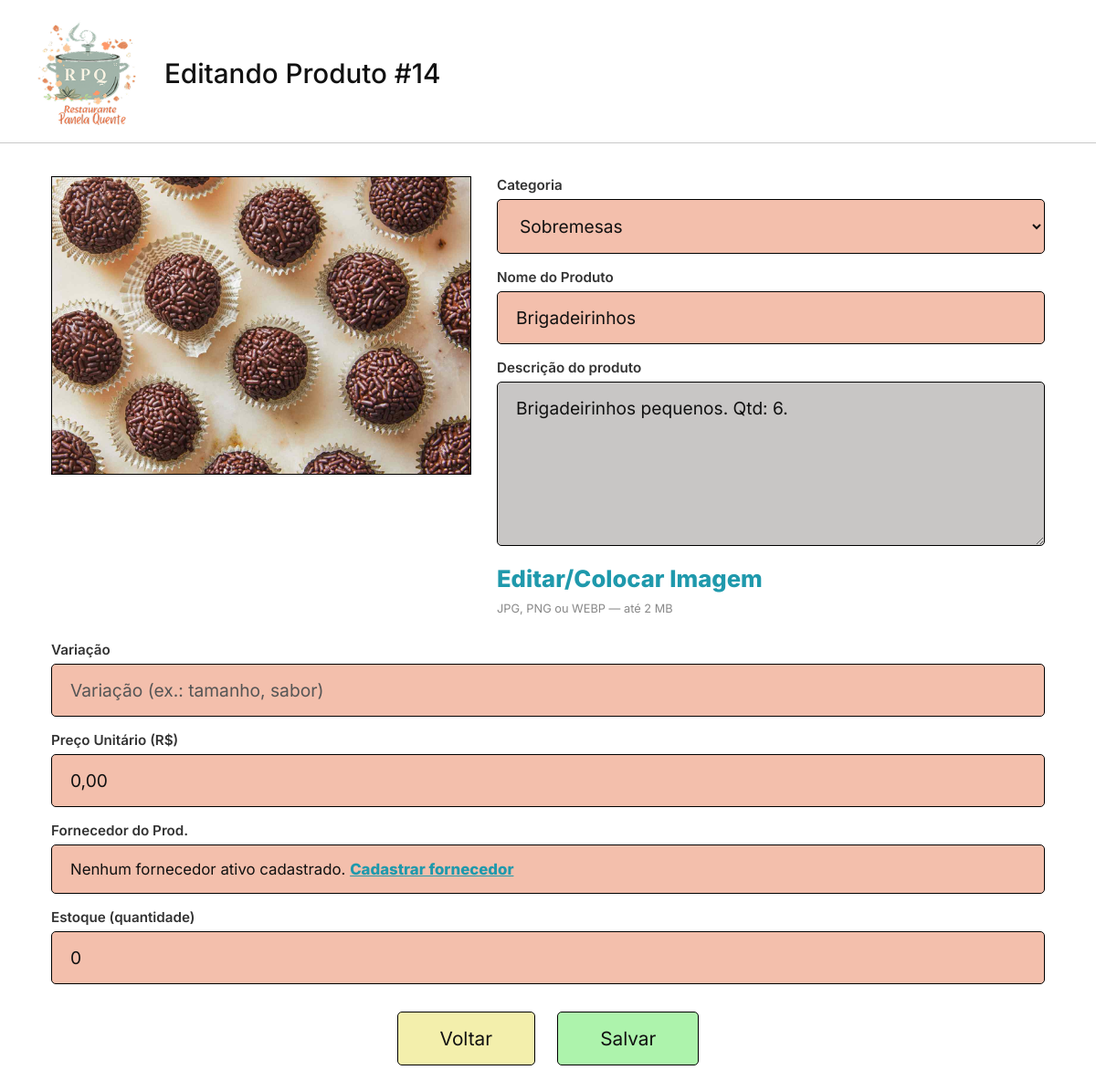
Page /index.php?controller=produto&action=form&id=14 (signed in) on the committed database.
### tables this page shows
CREATE TABLE `produto` (
  `id` int(11) NOT NULL,
  `categoria_id` int(11) NOT NULL,
  `nome` varchar(100) NOT NULL,
  `descricao` text DEFAULT NULL,
  `variacao` varchar(150) DEFAULT NULL,
  `preco` decimal(10,2) NOT NULL DEFAULT 0.00,
  `estoque_qtd` int(11) NOT NULL DEFAULT 0,
  `fornecedor_id` int(11) DEFAULT NULL,
  `ativo` tinyint(1) NOT NULL DEFAULT 1
);

CREATE TABLE `categoria1` (
  `id` int(11) NOT NULL,
  `nome` varchar(100) NOT NULL,
  `ativo` tinyint(1) NOT NULL DEFAULT 1
);

### controllers/produtocontroller.php (called while the page is built, shortened)
<?php
require_once __DIR__ . '/../models/produto.php';
require_once __DIR__ . '/../models/categoria.php';
class ProdutoController
{
    public function form(): void
    {
        $categoriaModel  = new Categoria1();
        $fornecedorModel = new Fornecedor();
        $categorias   = $categoriaModel->listarAtivas();
        $fornecedores = $fornecedorModel->listarAtivos();
        $editar = null;
        if (isset($_GET['id'])) {
            $produtoModel = new Produto();
            $editar = $produtoModel->buscarPorId((int)$_GET['id']);
        }
        require_once __DIR__ . '/../views/produto_form.php';
    }
}

### index.php (called while the page is built, shortened)
<?php
require_once __DIR__ . '/config/db.php';
$controller = $_GET['controller'] ?? 'auth';
$action = $_GET['action'] ?? 'form';
switch ($controller) {
    case 'produto':
        require_once __DIR__ . '/controllers/produtocontroller.php';
        $c = new ProdutoController();
        break;
}
$c->$action();

### config/db.php (called while the page is built)
<?php
class Database
{
    private static $conn=null;
    public static function getConnection()
    {
        if (self::$conn === null) {
            try {
                self::$conn=new PDO(
                    "mysql:host=localhost;dbname=projetorrgi51;charstet=utf8mb4",
                    "root",
                    "",
                    [
                        PDO::ATTR_ERRMODE=>PDO::ERRMODE_EXCEPTION,
                        PDO::ATTR_DEFAULT_FETCH_MODE=>PDO::FETCH_ASSOC
                    ]
                );
            }catch (PDOException $e){
                die("Erro ao conectar ao banco de dados.");
            }
        }
        return self::$conn;
    }
}

### models/produto.php (called while the page is built, shortened)
<?php
require_once __DIR__ . '/../config/db.php';
class Produto
{
    private PDO $conn;
    public function __construct()
    {
        $this->conn = Database::getConnection();
    }
    public function buscarPorId(int $id): ?array
    {
        $stmt = $this->conn->prepare("SELECT * FROM produto WHERE id = :id");
        $stmt->execute([':id' => $id]);
        $r = $stmt->fetch();
        return $r ?: null;
    }
}

### models/categoria.php (called while the page is built, shortened)
<?php
require_once __DIR__ . '/../config/db.php';
class Categoria1
{
private PDO $conn;
public function __construct()
{
$this->conn = Database::getConnection();
}
public function listarAtivas(): array
{
$sql = "SELECT id, nome FROM categoria1 WHERE ativo = 1 ORDER BY nome";
return $this->conn->query($sql)->fetchAll();
}
}

### views/produto_form.php (the view, shortened to what this page needs)
<?php
function imagemProdutoUrlForm(?int $produtoId): ?string
{
    $baseFs  = __DIR__ . "/../public/uploads/produtos/";
    $baseUrl = "public/uploads/produtos/";
    foreach (['jpg', 'png', 'webp'] as $ext) {
        if (file_exists($baseFs . $produtoId . '.' . $ext)) {
            return $baseUrl . $produtoId . '.' . $ext;
        }
    }
    return null;
}
$produtoId   = $editar ? (int)$editar['id'] : null;
$imagemAtual = imagemProdutoUrlForm($produtoId);
$titulo      = $editar ? 'Editando Produto #' . $produtoId : 'Adicionando Produto...';
?>
<!DOCTYPE html>
<html lang="pt-BR">
<head>
  <link rel="stylesheet" href="public/assets/css/style.css">
</head>
<body data-page="produto-form">
  <header class="site-header">
    <img class="header-logo"
      src="public/uploads/img/Cópia de R.P.Q. Logo (2) 4.png"
      alt="Restaurante Panela Quente" />
    <h1 class="header-title"><?= htmlspecialchars($titulo) ?></h1>
  </header>
  <div class="h-divider"></div>
  <div class="form-wrap">
    <form method="post" action="index.php?controller=produto&action=salvar" enctype="multipart/form-data">
      <div class="top-grid">
        <div>
          <label class="img-preview" for="imagem-input" id="img-preview-box">
            <?php if ($imagemAtual): ?>
              <img src="<?= htmlspecialchars($imagemAtual) ?>" id="img-preview-tag" alt="Imagem do produto">
            <?php else: ?>
              <span id="img-preview-placeholder">Nenhuma imagem selecionada</span>
            <?php endif; ?>
          </label>
        </div>
        <div class="right-col">
          <div class="field-badge">
            <label class="field-label" for="f-categoria">Categoria</label>
            <select id="f-categoria" name="categoria_id" required>
              <?php foreach ($categorias as $c): ?>
                <option value="<?= (int)$c['id'] ?>"
                  <?= $editar && (int)$editar['categoria_id'] === (int)$c['id'] ? 'selected' : '' ?>>
                  <?= htmlspecialchars($c['nome']) ?>
                </option>
              <?php endforeach; ?>
            </select>
          </div>
          <div class="field-badge">
            <label class="field-label" for="f-nome">Nome do Produto</label>
            <input id="f-nome" type="text" name="nome" required placeholder="Nome Produto"
                   value="<?= $editar ? htmlspecialchars($editar['nome']) : '' ?>">
          </div>
          <div class="field-badge">
            <label class="field-label" for="f-descricao">Descrição do produto</label>
            <textarea id="f-descricao" name="descricao" placeholder="Descrição do produto"><?= $editar ? htmlspecialchars($editar['descricao'] ?? '') : '' ?></textarea>
          </div>
          <label class="link-imagem" for="imagem-input">Editar/Colocar Imagem</label>
          <div class="campo-extra-nota">JPG, PNG ou WEBP — até 2 MB</div>
        </div>
      </div>
      <div class="stack-fields">
        <div class="field-badge">
          <label class="field-label" for="f-variacao">Variação</label>
          <input id="f-variacao" type="text" name="variacao" placeholder="Variação (ex.: tamanho, sabor)"
                 value="<?= $editar ? htmlspecialchars($editar['variacao'] ?? '') : '' ?>">
        </div>
        <div class="field-badge">
          <label class="field-label" for="f-preco">Preço Unitário (R$)</label>
          <input id="f-preco" type="text" name="preco" inputmode="decimal" placeholder="Preço Unitário (ex.: 28,50)"
                 value="<?= $editar && isset($editar['preco']) ? htmlspecialchars(number_format((float)$editar['preco'], 2, ',', '')) : '' ?>">
        </div>
        <div class="field-badge">
          <?php if (!empty($fornecedores)): ?>
            <label class="field-label" for="f-fornecedor">Fornecedor do Prod.</label>
            <select id="f-fornecedor" name="fornecedor_id">
              <option value="">Fornecedor do Prod. (opcional)</option>
              <?php foreach ($fornecedores as $f): ?>
                <option value="<?= (int)$f['id'] ?>"
                  <?= $editar && (int)($editar['fornecedor_id'] ?? 0) === (int)$f['id'] ? 'selected' : '' ?>>
                  <?= htmlspecialchars($f['nome']) ?>
                </option>
              <?php endforeach; ?>
            </select>
          <?php else: ?>
            <label class="field-label">Fornecedor do Prod.</label>
            <div class="field-hint">Nenhum fornecedor ativo cadastrado. <a href="index.php?controller=fornecedor&action=index">Cadastrar fornecedor</a></div>
          <?php endif; ?>
        </div>
        <div class="field-badge">
          <label class="field-label" for="f-estoque">Estoque (quantidade)</label>
          <input id="f-estoque" type="number" name="estoque_qtd" min="0" step="1" placeholder="Estoque (quantidade)"
                 value="<?= $editar ? (int)($editar['estoque_qtd'] ?? 0) : '' ?>">
        </div>
      </div>
      <div class="form-actions">
        <a class="btn-voltar" href="index.php?controller=produto&action=index">Voltar</a>
        <button type="submit" class="btn-salvar">Salvar</button>
      </div>
    </form>
  </div>
</body>
</html>

### public/assets/css/style.css (style rules this page uses)
*, *::before, *::after { box-sizing: border-box; margin: 0; padding: 0; }
html { scroll-behavior: smooth; }
:root { --salmon: #f3bfac; --green: #a8c288; --green-dk: #505c41; --teal: #1f99ac; --gray-ph: #676767; --white: #ffffff; --black: #111111; --divider: #c8c8c8; --gray-btn: #d9d9d9; --gray-img: #d9d9d9; --page-w: 1400px; --red: #fc2c2f; --orange: #fd9c4d; --green-ok: #d4edda; --gray-desc: #c8c6c5; --yellow: #f3efac; --lgreen: #adf3ac; --tan: #f3d8ac; --lblue: #acdcf3; --field: #c3d0c3; }
body[data-page="produto-form"] { font-family:"Inter",sans-serif; background:var(--white); color:var(--black); min-height:100vh; }
body[data-page="produto-form"] .site-header { display:flex; align-items:center; padding:20px 48px 16px 40px; gap:28px; }
body[data-page="produto-form"] .header-logo { width:112px; height:auto; flex-shrink:0; }
body[data-page="produto-form"] .header-title { font-size:1.85rem; font-weight:500; color:var(--black); }
body[data-page="produto-form"] .h-divider { height:1px; background:var(--divider); }
body[data-page="produto-form"] .form-wrap { padding:36px 56px 60px; max-width:1440px; margin:0 auto; }
body[data-page="produto-form"] .top-grid { display:grid; grid-template-columns: minmax(260px, 460px) minmax(0,1fr); gap:28px; align-items:start; margin-bottom: 28px; }
body[data-page="produto-form"] .img-preview { position:relative; background:var(--gray-img); border:1px solid #000; width:100%; aspect-ratio: 558 / 397; min-height:200px; display:flex; align-items:center; justify-content:center; overflow:hidden; color:var(--gray-ph); font-size:1rem; text-align:center; padding:12px; cursor:pointer; }
body[data-page="produto-form"] .img-preview img { position:absolute; inset:0; width:100%; height:100%; object-fit:cover; }
body[data-page="produto-form"] .right-col { display:flex; flex-direction:column; gap:16px; }
body[data-page="produto-form"] .top-grid > *, body[data-page="produto-form"] .right-col, body[data-page="produto-form"] .field-badge { min-width:0; }
body[data-page="produto-form"] .field-label { display:block; font-size:.95rem; font-weight:600; color:#333; margin-bottom:6px; }
body[data-page="produto-form"] .field-badge select { text-overflow:ellipsis; }
body[data-page="produto-form"] .field-hint { background:var(--salmon); border:1px solid #000; border-radius:5px; padding:16px 20px; font-size:1.05rem; }
body[data-page="produto-form"] .field-hint a { color:var(--teal); font-weight:800; }
body[data-page="produto-form"] .field-badge input, body[data-page="produto-form"] .field-badge select { width:100%; background:var(--salmon); border:1px solid #000; border-radius:5px; padding:16px 20px; font-family:"Inter",sans-serif; font-size:1.2rem; color:var(--black); outline:none; }
body[data-page="produto-form"] .field-badge input::placeholder { color:#555; }
body[data-page="produto-form"] .field-badge textarea { width:100%; background:var(--gray-desc); border:1px solid #000; border-radius:5px; padding:16px 20px; font-family:"Inter",sans-serif; font-size:1.2rem; color:var(--black); outline:none; resize:vertical; min-height:180px; }
body[data-page="produto-form"] .link-imagem { background:none; border:none; padding:0; cursor:pointer; font-family:"Inter",sans-serif; font-size:1.6rem; font-weight:800; color:var(--teal); text-align:left; text-decoration:none; align-self:flex-start; }
body[data-page="produto-form"] .stack-fields { display:flex; flex-direction:column; gap:16px; margin-bottom: 30px; }
body[data-page="produto-form"] .form-actions { display:flex; justify-content:center; gap:24px; }
body[data-page="produto-form"] .btn-voltar, body[data-page="produto-form"] .btn-salvar { padding:16px 46px; border:1px solid #000; border-radius:5px; font-family:"Inter",sans-serif; font-size:1.3rem; font-weight:400; color:var(--black); cursor:pointer; text-decoration:none; display:inline-flex; align-items:center; justify-content:center; transition:opacity .15s, transform .12s; }
body[data-page="produto-form"] .btn-voltar { background:var(--yellow); }
body[data-page="produto-form"] .btn-salvar { background:var(--lgreen); }
body[data-page="produto-form"] .campo-extra-nota { font-size:.8rem; color:#888; margin-top:-6px; }

### rows in the picture
produto: id "Editando Produto #14", categoria_id "Sobremesas", nome "Brigadeirinhos", descricao "Brigadeirinhos pequenos. Qtd: 6.", preco "0,00", estoque_qtd "0"
